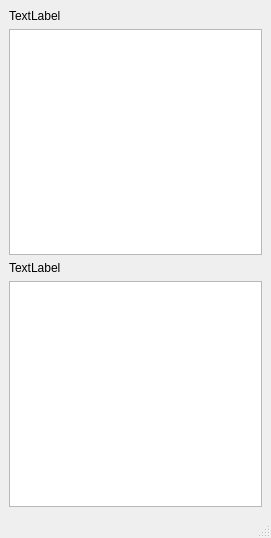
<?xml version="1.0" encoding="UTF-8"?>
<ui version="4.0">
 <class>MainWindow</class>
 <widget class="QMainWindow" name="MainWindow">
  <property name="geometry">
   <rect>
    <x>0</x>
    <y>0</y>
    <width>271</width>
    <height>538</height>
   </rect>
  </property>
  <property name="windowTitle">
   <string>MainWindow</string>
  </property>
  <widget class="QWidget" name="centralwidget">
   <layout class="QVBoxLayout" name="verticalLayout">
    <item>
     <widget class="QLabel" name="label">
      <property name="text">
       <string>TextLabel</string>
      </property>
     </widget>
    </item>
    <item>
     <widget class="QListWidget" name="listWidget"/>
    </item>
    <item>
     <widget class="QLabel" name="label_2">
      <property name="text">
       <string>TextLabel</string>
      </property>
     </widget>
    </item>
    <item>
     <widget class="QListWidget" name="listWidget_2"/>
    </item>
   </layout>
  </widget>
  <widget class="QMenuBar" name="menubar">
   <property name="geometry">
    <rect>
     <x>0</x>
     <y>0</y>
     <width>271</width>
     <height>23</height>
    </rect>
   </property>
  </widget>
  <widget class="QStatusBar" name="statusbar"/>
 </widget>
 <resources/>
 <connections/>
</ui>
